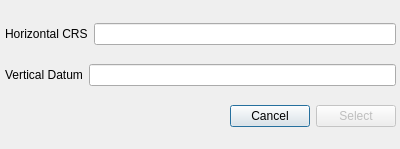
<?xml version="1.0" encoding="UTF-8"?>
<ui version="4.0">
 <class>CRSSelector</class>
 <widget class="QDialog" name="CRSSelector">
  <property name="geometry">
   <rect>
    <x>0</x>
    <y>0</y>
    <width>400</width>
    <height>149</height>
   </rect>
  </property>
  <property name="windowTitle">
   <string>CRS Selector</string>
  </property>
  <property name="modal">
   <bool>true</bool>
  </property>
  <widget class="QWidget" name="verticalLayoutWidget">
   <property name="geometry">
    <rect>
     <x>5</x>
     <y>10</y>
     <width>391</width>
     <height>133</height>
    </rect>
   </property>
   <layout class="QVBoxLayout" name="verticalLayout">
    <item>
     <layout class="QHBoxLayout" name="horizontalLayout_2">
      <item>
       <widget class="QLabel" name="lblHorizontalCRS">
        <property name="text">
         <string>Horizontal CRS</string>
        </property>
       </widget>
      </item>
      <item>
       <widget class="QLineEdit" name="txtHorizontalCRS"/>
      </item>
     </layout>
    </item>
    <item>
     <layout class="QHBoxLayout" name="horizontalLayout_3">
      <item>
       <widget class="QLabel" name="lblVerticalDatum">
        <property name="text">
         <string>Vertical Datum</string>
        </property>
       </widget>
      </item>
      <item>
       <widget class="QLineEdit" name="txtVerticalDatum"/>
      </item>
     </layout>
    </item>
    <item>
     <layout class="QHBoxLayout" name="horizontalLayout">
      <item>
       <spacer name="horizontalSpacer">
        <property name="orientation">
         <enum>Qt::Horizontal</enum>
        </property>
        <property name="sizeHint" stdset="0">
         <size>
          <width>40</width>
          <height>20</height>
         </size>
        </property>
       </spacer>
      </item>
      <item>
       <widget class="QPushButton" name="btnCancel">
        <property name="text">
         <string>Cancel</string>
        </property>
       </widget>
      </item>
      <item>
       <widget class="QPushButton" name="btnSelect">
        <property name="enabled">
         <bool>false</bool>
        </property>
        <property name="text">
         <string>Select</string>
        </property>
       </widget>
      </item>
     </layout>
    </item>
   </layout>
  </widget>
 </widget>
 <resources/>
 <connections/>
</ui>
